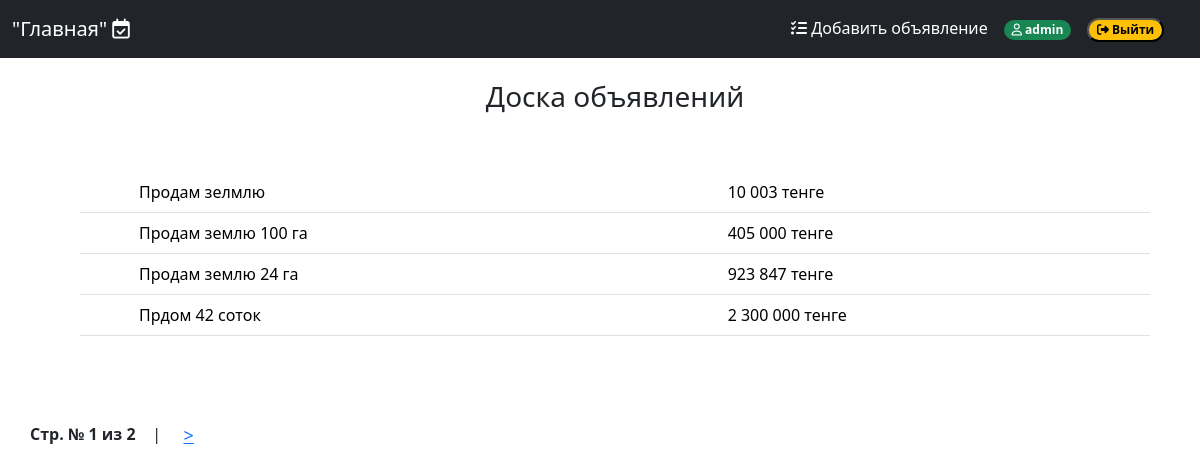
The page /rubric/10/ (signed in) on the database its author committed.
### app/models.py (models this page shows, shortened)
class Post(models.Model):
    rubric = models.ForeignKey(Rubric, on_delete=models.PROTECT, verbose_name='Раздел')
    title = models.CharField(max_length=255, verbose_name='Заголовок')
    content = models.TextField(verbose_name='Описание')
    price = models.IntegerField(verbose_name='Цена')
    contact = models.TextField(verbose_name='Контакты')
    image = ThumbnailerImageField(verbose_name='Картинка', upload_to='posts', blank=True)
    created_at = models.DateTimeField(auto_now_add=True, verbose_name='Дата')
    author = models.ForeignKey(User, on_delete=models.CASCADE, verbose_name='Автор')

### app/views.py (the view)
# urls.py: path('rubric/<int:subrubric_pk>/', PostsView.as_view(), name='posts'),
class PostsView(View):
    def get(self, request, subrubric_pk):
        rubric = Rubric.objects.get(pk=subrubric_pk)
        posts = Post.objects.filter(rubric=rubric)
        paginator = Paginator(posts, 4)
        if 'page' in request.GET:
            page_num = request.GET['page']
        else:
            page_num = 1
        posts = paginator.get_page(page_num)
        context = {'page':posts}
        return render(request, 'posts.html', context)

### app/templatetags/custom_filters.py (called while the page is built)
@register.filter
def thousands_with_spaces(value):
    try:
        value = int(value) if isinstance(value, str) else value
        formatted_value = "{:,}".format(value).replace(",", " ")
        return formatted_value
    except (ValueError, TypeError):
        return value

### templates/posts.html (shortened to what this page needs)
{% extends "base.html" %}
{% load static %}
{% load custom_filters %}
{% block content %}
<h3 style="text-align: center;"> Доска объявлений </h3>
<div style="padding: 50px;">
    <table class="table">
        <tbody>
            {% for each in page %}
            <tr onclick="location.href='{% url 'post' subrubric_pk=each.rubric.pk post_pk=each.pk %}'" style="cursor: pointer;">
                <td> <img src="{{ each.image.lenta.url }}"> </td>
                <td> {{ each.title }} </td>
                <td> {{ each.price|thousands_with_spaces }} тенге <br>  </td>
            </tr>
            {% endfor %}
        </tbody>
    </table>
</div>
<div class="pagination">
    <span class="current">Стр. № {{ page.number }} из {{ page.paginator.num_pages }}</span>
    {% if page.has_next %}
        &nbsp; &nbsp; | &nbsp;&nbsp;
        <a href="?page={{ page.next_page_number }}"> &gt; </a>
    {% endif %}
</div>
{% endblock %}

### templates/base.html (shortened to what this page needs)
{% load static %}
<!DOCTYPE html>
<html lang="en">
    <head>
        <link
        href="https://cdn.jsdelivr.net/npm/bootstrap@5.3.2/dist/css/bootstrap.min.css"
        rel="stylesheet"
        />
    </head>
    <body>
        <nav class="navbar navbar-expand-md navbar-dark fixed-top bg-dark">
            <div class="container-fluid">
                <a class="navbar-brand" href="{% url 'home' %}"> "Главная" <i class="fa-regular fa-calendar-check"></i></a>
                <div class="offcanvas offcanvas-end text-bg-dark" tabindex="-1" id="offcanvasNavbar2" aria-labelledby="offcanvasNavbar2Label">
                    <div class="offcanvas-body">
                        <ul class="navbar-nav justify-content-end flex-grow-1 pe-3">
                            {% if request.user.is_authenticated %}
                            <li class="nav-item">
                                <a class="nav-link active" aria-current="page" href="{% url 'add_post' %}"><i class="fa-solid fa-list-check"></i> Добавить объявление</a>
                            </li>
                            <li class="nav-item">
                                <span class="nav-link active" aria-current="page"><span class="badge text-bg-success rounded-pill" > <i class="fa-regular fa-user"></i>   {{ request.user.username }} </span></span>
                            </li>
                            <li class="nav-item">
                                <form method="post" action="{% url 'logout' %}">
                                    <span class="nav-link active" aria-current="page"><button type="submit" class="badge text-bg-warning rounded-pill"><i class="fa-solid fa-right-from-bracket"></i> Выйти</button></span>
                                </form>
                            </li>
                            {% endif %}
                        </ul>
                    </div>
                </div>
            </div>
        </nav>
    <div style="margin-top: 80px; margin-left:30px; margin-bottom: 40px;">
        {% block content %}
        {% endblock %}
    </div>
    </body>
</html>

### rows shown on the page
Post: title "Продам зелмлю", price|thousands_with_spaces "10 003"
Post: title "Продам землю 100 га", price|thousands_with_spaces "405 000"
Post: title "Продам землю 24 га", price|thousands_with_spaces "923 847"
Post: title "Прдом 42 соток", price|thousands_with_spaces "2 300 000"

### other values the page prints
{{ request.user.username }} "admin"
{{ page.number }} "1"
{{ page.paginator.num_pages }} "2"
